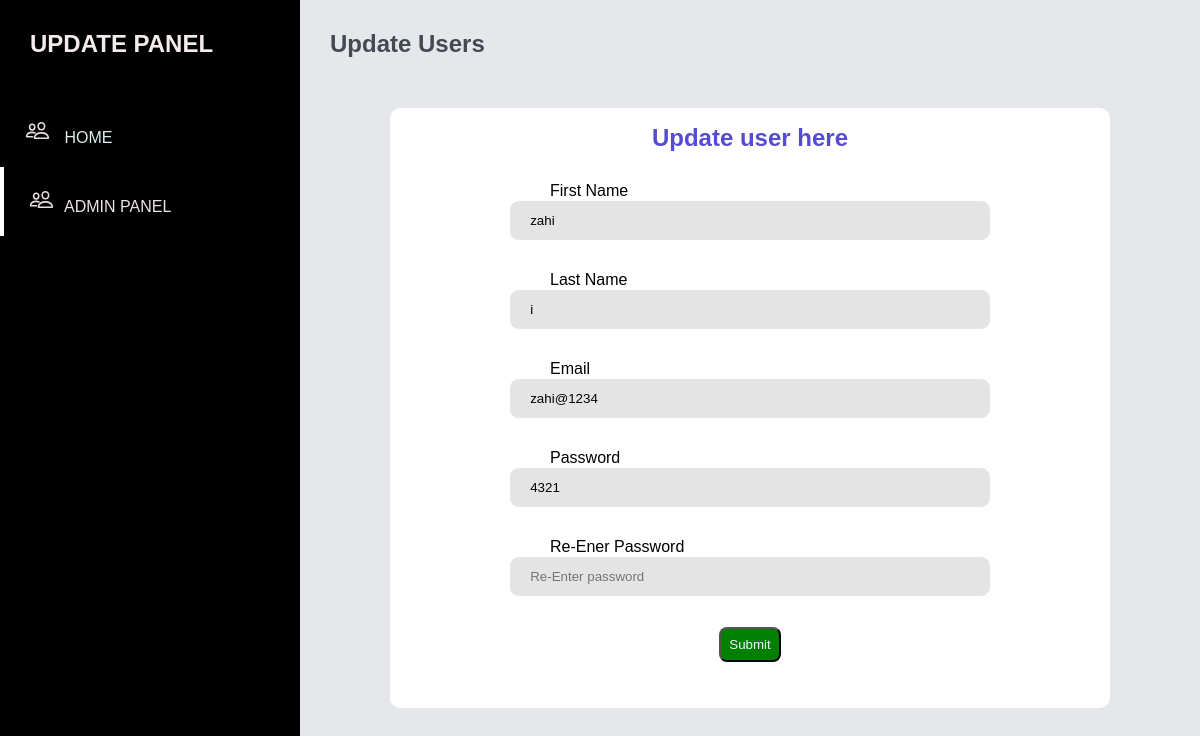
Page /update_user/5 on the committed database.
### home/models.py (models this page shows)
class signupfeilds(models.Model):
    First_name = models.CharField(max_length=50,blank=False, null=False)
    Last_name= models.CharField(max_length=50,blank=False, null=False)
    Email_address=models.EmailField(max_length=50,unique=True,blank=False, null=False)
    Password=models.CharField(max_length=128,blank=False, null=False)

### home/views.py (the view)
def update_user(request,id):
    context={
        'users':signupfeilds.objects.get(id=id)
    }
    return render(request,'update_user.html',context)

### template/update_user.html (shortened to what this page needs)
{% load static %}
<!DOCTYPE html>
<html lang="en">
<head>
   <link href="{% static 'css/admin.css' %}" rel="stylesheet">
</head>
<body>
    <section id="menu">
        <div class="logo">
            <a  class="logotag text-succes"><h2>UPDATE PANEL</h2></a>
        </div>
        <div class="items">
            <li><ion-icon name="people-outline"></ion-icon> <a href="{% url 'home' %}" style="color: rgb(221, 238, 238);"> HOME</a></li>
            <li><ion-icon name="people-outline"></ion-icon><a href="{% url 'admin_p' %}">ADMIN PANEL</a></li>
        </div>
    </section>
    <section id="interface">
        <h3 class="page_name" >Update Users</h3>
        <div class="wrapper" style="height: 75vh;">
            <h2>Update user here</h2>
            <form action="/update_form/{{users.id}}" method="POST">
                <p style="text-align: left;padding-left: 9rem;">First Name<br></p>
                <input type="text" placeholder="username" name="fname" value="{{users.First_name}}" required><br>
                <p style="text-align: left;padding-left: 9rem;">Last Name<br></p>
                <input type="text" placeholder="username" name="lname" value="{{users.Last_name}}" required><br>
                <p style="text-align: left;padding-left: 9rem;">Email<br></p>
                <input type="email" placeholder="email" name="email" value="{{users.Email_address}}" required><br>
                <p style="text-align: left;padding-left: 9rem;">Password<br></p>
                <input type="text" placeholder="password" name="password" value="{{users.Password}}" required><br>
                <p style="text-align: left;padding-left: 9rem;">Re-Ener Password<br></p>
                <input type="password" placeholder="Re-Enter password" name="password" required><br>
                <div style="align-items: center;">
                    <button type="submit" style="background-color: green; padding: 0.5rem;border-radius: 0.5rem; color: aliceblue;">Submit</button>
                </div>
            </form>
        </div>
    </section>
</body>
</html>

### static/css/admin.css (style rules this page uses)
* { margin: 0; padding: 0; box-sizing: border-box; font-family: 'Poppins', sans-serif; }
body { width: 100%; background: #E5E7EB; position: relative; display: flex; }
#menu { background-color: #000000; width: 300px; height: 100%; position: fixed; top: 0; left: 0; }
.logo { color: rgb(243, 234, 234); padding: 30px 0 0 30px; }
.items { margin-top: 40px; }
.items li { list-style: none; padding: 20px 0; transition: 0.3s ease; }
.items li ion-icon { color: rgb(229, 223, 223); height: 25px; width: 25px; line-height: 30px; text-align: center; font-size: 14px; margin: 0 10px 0 25px; }
.items li a { text-decoration: none; color: rgb(237, 227, 227); font-weight: 300px; transition: 0.3s ease; }
.items li:nth-child(2) { border-left: 4px solid #fff; }
#interface { width: calc(100% - 300px); margin-left: 300px; position: relative; }
.page_name { color: #444a53; padding: 30px 30px 0 30px; font-size: 24px ; font-weight: 700; }
.wrapper { width: 80%; height: 65vh; padding: 1rem 1rem; margin: 50px auto; background-color: #fff; border-radius: 10px; text-align: center; box-shadow: rgba(0, 0, 0, 0.1); }
.wrapper h2 { color: #554cd1; margin-bottom: 30px; }
form input { width: 70%; outline: none; border: 1px solid #fff; padding: 12px 20px; margin-bottom: 30px; border-radius: 10px; background: #e4e4e4; }

### rows in the picture
signupfeilds: fname "zahi", lname "i", email "zahi@1234", password "4321"
